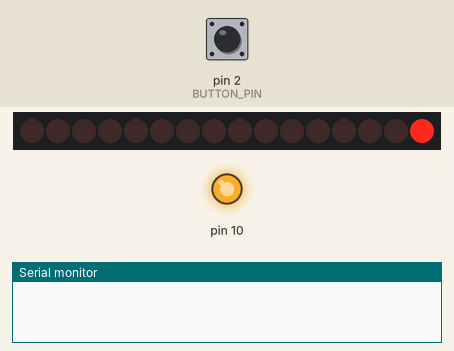
Simulated run of this sketch. Board: Arduino Uno, built with avr-gcc and run on an emulated ATmega328P. Parts: 16 shift-register outputs drawn as a row of LEDs (first output left, lit = HIGH), output pins drawn as LEDs (lit = HIGH), the last lines printed to the serial monitor. Wiring (from diagram.json): row of LEDs: on Q0, Q1, Q2, Q3, Q4, Q5, Q6, Q7, Q8, Q9, Q10, Q11, Q12, Q13, Q14, Q15. Wiring (inferred from the names in the program): 2 × shift register (74HC595): latch pin 9. The test bench sets the inputs (shaded band); at power-on: pin 2 (BUTTON_PIN) LOW. Pins used as bus, display or sensor lines are not drawn.

Above: at 1.5 s.
1.6 s: pin 2 (BUTTON_PIN) pulled HIGH for 0.15 s
At 2.3 s:
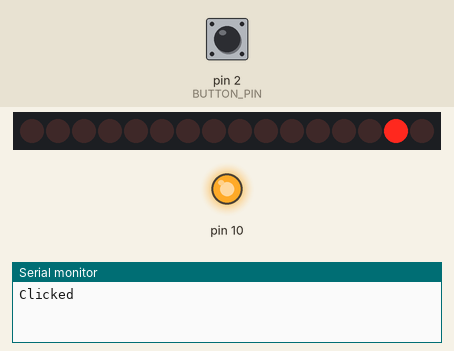
4.7 s: pin 2 (BUTTON_PIN) pulled HIGH for 1 s
At 5.3 s:
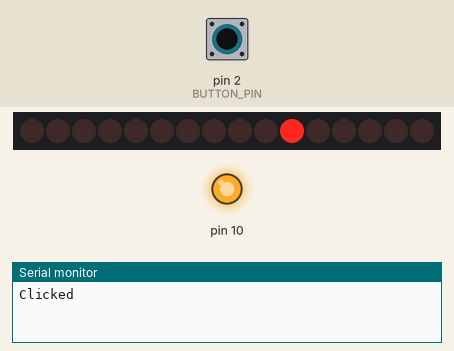
Timing chart, 0 to 17.2 s (numbered marks = the images above; inputs shaded):
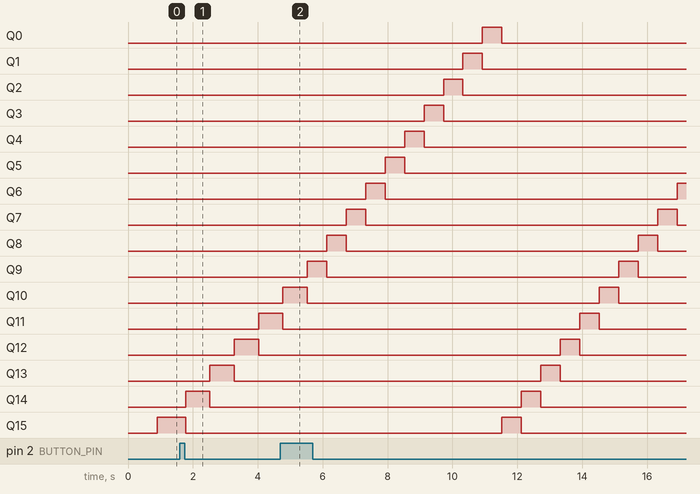

The sketch:

74HC595.ino
```cpp
#include <SPI.h>

#define LATCH_PIN   9
#define BUTTON_PIN  2

#define NUM_SHIFT_REGS  2

#define SPEED_DECREASE  150
#define INITIAL_SPEED   900
#define DELAY           50

uint16_t num_leds = 0x8000;

const int reg_pins = NUM_SHIFT_REGS * 8;
bool registers[reg_pins];
volatile int speed = INITIAL_SPEED;

volatile bool Interrupt = false;
unsigned long timer_button = 0, timer_leds = 0;

void BtnInterrupt() {
  if (millis() - timer_button >= DELAY) {
    if (digitalRead(BUTTON_PIN) == HIGH) {
      Interrupt = true;
    }
    timer_button = millis();
  }
}

void ChangeMode() {
  if (Interrupt && digitalRead(BUTTON_PIN) == LOW) {
    delay(25);
    if (Interrupt && digitalRead(BUTTON_PIN) == LOW) {
      Serial.println("Clicked");
      speed -= SPEED_DECREASE;
      if (speed <= 0) speed = INITIAL_SPEED;
      Interrupt = false;
    }
  }
}

void RunningLEDS() {
  if (millis() - timer_leds >= speed) {
    SPI.transfer(num_leds >> 8);
    SPI.transfer(num_leds);
    digitalWrite(LATCH_PIN, HIGH);
    digitalWrite(LATCH_PIN, LOW);
    RotateRight(num_leds);
    timer_leds = millis();
  }
}

void ClearRegs() {
  digitalWrite(LATCH_PIN, LOW);
  SPI.transfer(0);
  SPI.transfer(0);
  digitalWrite(LATCH_PIN, HIGH);
  digitalWrite(LATCH_PIN, LOW);
}

void SetRegPin(int index, int value) {
  registers[index] = value;
}

void RotateRight(uint16_t &bits) {
  uint16_t low_bit = bits & 1;
  bits = (bits >> 1) | (low_bit << 15);
}

void setup() {
  Serial.begin(115200);
  SPI.begin();

  pinMode(LATCH_PIN, OUTPUT);

  attachInterrupt(0, BtnInterrupt, RISING);

  ClearRegs();
}

void loop() {
  RunningLEDS();
  ChangeMode();
}
```
